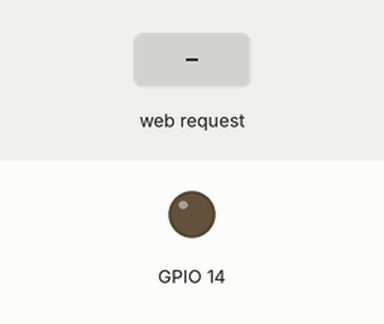
The sketch below on a simulated ESP8266 (NodeMCU). Shown: output pins drawn as LEDs (lit = HIGH). The inputs (shaded band) are chosen by the test bench. What the sketch prints to the serial monitor is not drawn.

Above: at 1.2 s.
1.3 s: HTTP request GET /on received
At 1.7 s:
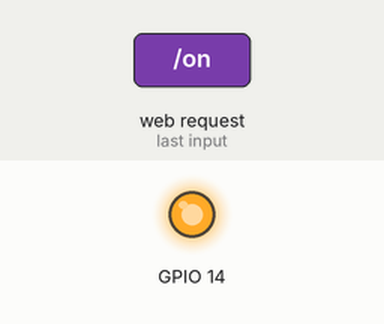
2.8 s: HTTP request GET /off received
At 4.0 s:
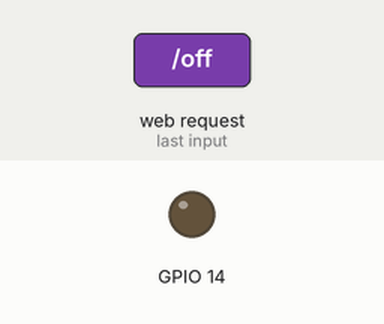
Timing chart, 0 to 5.8 s (numbered marks = the images above; inputs shaded):
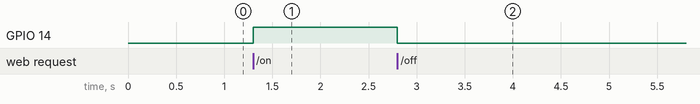

The sketch:

webServerLED001.ino
```cpp
#include <ESP8266WiFi.h>
#include <ESP8266WebServer.h>

char ssid[] = "unko";
char pass[] ="tomato0922";
ESP8266WebServer server(80);

void ledOn(){
  digitalWrite(14,HIGH);
  server.send(200, "text/html","ON");

}
void ledOff(){
  digitalWrite(14,LOW);
  server.send(200, "text/html","OFF");
}

void setup() {
  pinMode(14,OUTPUT);
  digitalWrite(14,LOW);
  Serial.begin(115200);
  // put your setup code here, to run once:
  WiFi.softAP(ssid, pass);
  IPAddress ip = WiFi.softAPIP();
  Serial.println("");
  Serial.println(ssid + String(" starts.."));
  Serial.print("this AP : ");
  Serial.println(ip);

  server.on("/off", ledOff);
  server.on("/on", ledOn);

  server.begin();
  Serial.println("HTTP server started");
}

void loop() {
  server.handleClient();
  delay(1);
}
```

Measured:
- after the input at 1.3 s, GPIO 14: LOW → HIGH at once
- after the input at 2.8 s, GPIO 14: HIGH → LOW at once
